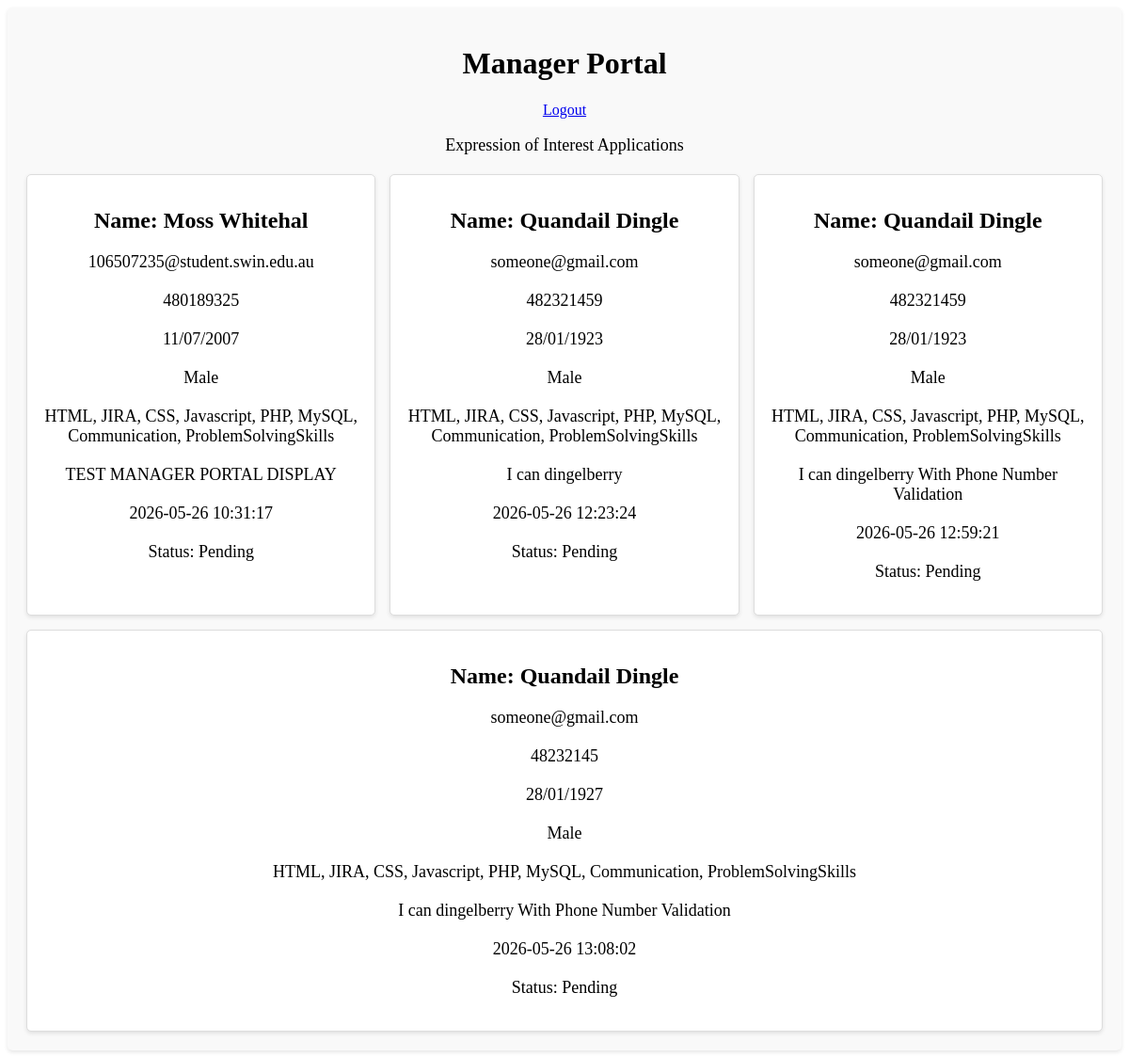
/manage.php (signed in), run on the app's committed database.
### tables this page shows
CREATE TABLE IF NOT EXISTS `Eoi` (
  `id` int(6) UNSIGNED NOT NULL AUTO_INCREMENT,
  `reference_number` int(5) NOT NULL,
  `fname` varchar(50) NOT NULL,
  `lname` varchar(50) NOT NULL,
  `dob` varchar(10) NOT NULL,
  `email` varchar(50) NOT NULL,
  `phone` varchar(12) NOT NULL,
  `gender` varchar(6) NOT NULL,
  `addr` text NOT NULL,
  `country_state` varchar(15) NOT NULL,
  `skills` varchar(100) NOT NULL,
  `other_skills` text DEFAULT NULL,
  `post_date` timestamp NULL DEFAULT current_timestamp(),
  `Status` int(11) NOT NULL DEFAULT 1,
  PRIMARY KEY (`id`)
);

### manage.php (the view, shortened to what this page needs)
<?php
include_once("settings_admin.php");
$conn = mysqli_connect($host, $user, $pwd, $sql_db);
$query = "SELECT * FROM Eoi";
$applications = mysqli_query($conn, $query);
?>
<!DOCTYPE html>
<html lang="en">
<head>
    <link rel="stylesheet" href="style/manage.css">
</head>
<body>
    <div class="content-area">
        <div class="manager-portal">
            <div class="header">
                <h1>Manager Portal</h1>
                <a href="logout.php" class="logout-button">Logout</a>
            </div>
            <p>Expression of Interest Applications</p>
            <div class="applications-container">
                <?php
                while ($row = mysqli_fetch_assoc($applications)) {
                    echo "<div class='application-card'>";
                    echo "<h2> Name: " . htmlspecialchars($row['fname']) . " " . htmlspecialchars($row['lname']) . "</h2>";
                    echo "<p>" . htmlspecialchars($row['email']) . "</p>";
                    echo "<p>" . htmlspecialchars($row['phone']) . "</p>";
                    echo "<p>" . htmlspecialchars($row["dob"]) . "</p>";
                    echo "<p>" . htmlspecialchars($row["gender"]) . "</p>";
                    echo "<p>" . htmlspecialchars($row["skills"]) . "</p>";
                    echo "<p>" . htmlspecialchars($row["other_skills"]) . "</p>";
                    echo "<p>" . htmlspecialchars($row["post_date"]) . "</p>";
                    if ($row["Status"] == 1) {
                        echo "<p>Status: Pending</p>";
                    } elseif ($row["Status"] == 2) {
                        echo "<p>Status: Rejected</p>";
                    } elseif ($row["Status"] == 3) {
                        echo "<p>Status: Accepted</p>";
                    } else {
                        echo "<p>Status: Unknown</p>";
                    }
                    echo "</div>";
                }
                ?>
            </div>
        </div>
    </div>
</body>
</html>

### style/manage.css (style rules this page uses)
* { text-align: center; }
.manager-portal { background-color: #f9f9f9; padding: 20px; border-radius: 5px; box-shadow: 0 2px 4px rgba(0, 0, 0, 0.1); }
.manager-portal p { font-size: 18px; margin-bottom: 20px; }
.manager-portal::after { content: ""; display: table; clear: both; }
.applications-container { display: flex; flex-wrap: wrap; gap: 15px; width: 100%; }
.application-card { background-color: #fff; border: 1px solid #ddd; border-radius: 5px; padding: 15px; box-shadow: 0 2px 4px rgba(0, 0, 0, 0.1); flex: 1 1 calc(25% - 12px); min-width: 200px; text-align: left; }

### data on the page
eoi: fname "Moss", lname "Whitehal", email "106507235@student.swin.edu.au", phone "480189325", dob "11/07/2007", gender "Male", skills "HTML, JIRA, CSS, Javascript, PHP, MySQL, Communication, ProblemSolvingSkills", other_skills "TEST MANAGER PORTAL DISPLAY", post_date "2026-05-26 10:31:17", Status "Status: Pending"
eoi: fname "Quandail", lname "Dingle", email "someone@gmail.com", phone "482321459", dob "28/01/1923", gender "Male", skills "HTML, JIRA, CSS, Javascript, PHP, MySQL, Communication, ProblemSolvingSkills", other_skills "I can dingelberry", post_date "2026-05-26 12:23:24", Status "Status: Pending"
eoi: fname "Quandail", lname "Dingle", email "someone@gmail.com", phone "482321459", dob "28/01/1923", gender "Male", skills "HTML, JIRA, CSS, Javascript, PHP, MySQL, Communication, ProblemSolvingSkills", other_skills "I can dingelberry With Phone Number Validation", post_date "2026-05-26 12:59:21", Status "Status: Pending"
eoi: fname "Quandail", lname "Dingle", email "someone@gmail.com", phone "48232145", dob "28/01/1927", gender "Male", skills "HTML, JIRA, CSS, Javascript, PHP, MySQL, Communication, ProblemSolvingSkills", other_skills "I can dingelberry With Phone Number Validation", post_date "2026-05-26 13:08:02", Status "Status: Pending"
